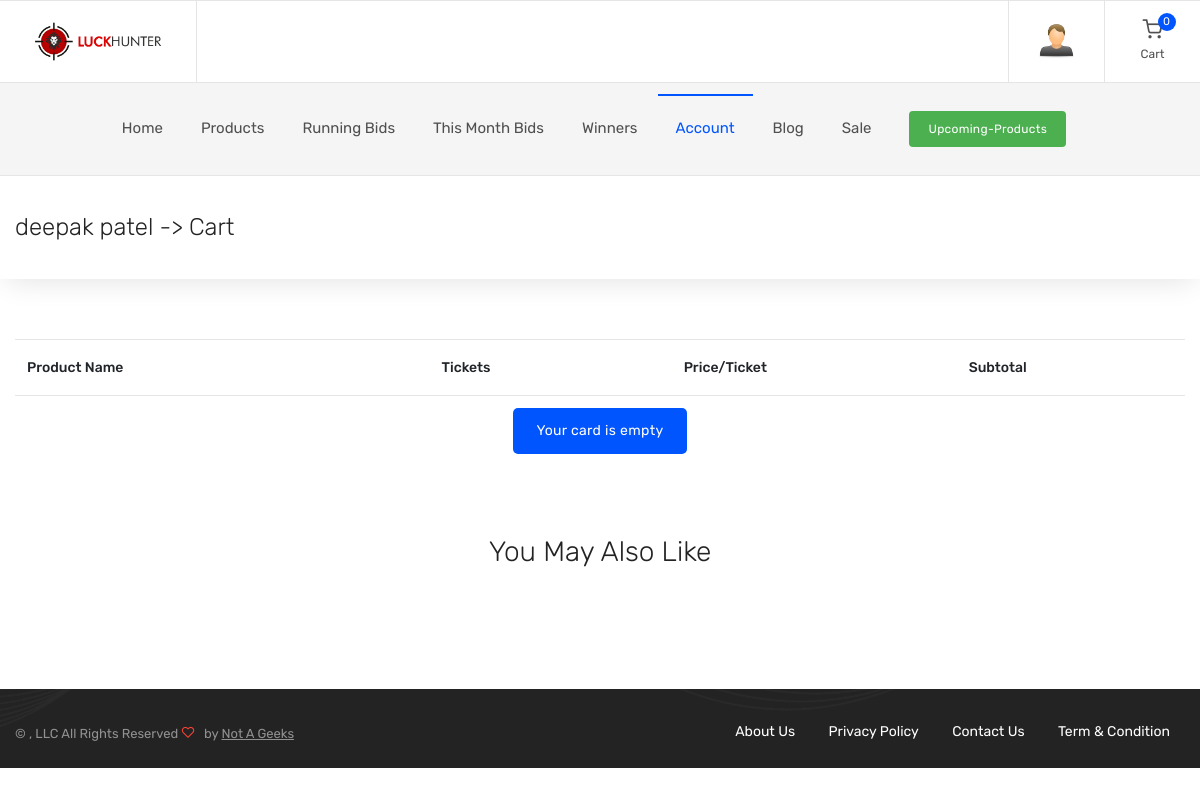
The app's page /user/orders/my-card (signed in) with its own data.
### accounts/models.py (models this page shows, shortened)
class LsUser(models.Model):
    my_refrral_code = models.CharField(max_length=120, blank=True)
    user = models.OneToOneField(User, on_delete=models.SET_NULL, null=True, blank=True)
    name = models.CharField(max_length=120, null=True, blank=True)
    Image  = models.FileField(upload_to="user_imsge/%Y/%m/%d",null=True,blank=True)
    UserImage  = models.CharField(max_length=500, null=True, blank=True)
    DOJ  = models.DateField(default=django.utils.timezone.now)
    status = models.BooleanField(default=True)
    Mail_status = models.BooleanField(default=False)
    Term_and_condition = models.BooleanField(default=False)
    Contact_no = models.IntegerField()
    User_referral_code = models.CharField(max_length=120, null=True, blank=True)
    Point = models.IntegerField(default=0)
    my_coines = models.IntegerField(default=0)
    class Meta:
        verbose_name_plural = "LS User"

### home/models.py (models this page shows, shortened)
class LsCMSPageContent(models.Model):
    keyword = models.CharField(max_length=120)
    Title = models.CharField(max_length=120)
    Page_Content = models.TextField()
    Create_date = models.DateTimeField(default=django.utils.timezone.now)
    class Meta:
        verbose_name_plural = "Ls CMS Page Content"

### orders/views.py (the view)
# urls.py: path('my-card', views.my_card, name='my_card'),
@login_required(login_url='/do-login-first/')
def my_card(request):
    page_title = "my-card"
    if "user_id" in request.session:
        if LsUser.objects.filter(id=request.session['user_id']).exists():
            get_user_ins = get_object_or_404(LsUser,id=request.session['user_id'])
        get_add_to_card_product =  None
        get_total_amount = 0
        if LsAddToCard.objects.filter(user=get_user_ins).exists():
            get_add_to_card_product = LsAddToCard.objects.filter(user=get_user_ins)
            for item in get_add_to_card_product:
                get_total_amount +=item.Product.Price_pr_ticket
        get_similar_product = None
        if LsProduct.objects.filter(Status=True).filter(Ticket_booking_start__lte=datetime.today()).filter(winner_status=False).exists():
            get_similar_product = LsProduct.objects.filter(Status=True).filter(Ticket_booking_start__lte=datetime.today()).order_by("Publich_date").filter(winner_status=False)
        return render(request, 'web/account_page/my_card/index.html',
                  {'get_similar_product':get_similar_product, 'get_total_amount':get_total_amount, 'get_add_to_card_product':get_add_to_card_product, 'get_user_ins':get_user_ins,'page_title': page_title,
                   'BASE_URL': settings.BASE_URL})
    else:
        return redirect(settings.BASE_URL)

### home/views.py (called while the page is built, shortened)
@register.filter(name='get_user_image')
def get_user_image(user_id):
    user_image = f"{settings.BASE_URL}static/web/img/account/user-ava.jpg"
    name = "user"
    return str(user_image)

@register.filter(name='get_page_link')
def get_page_link(dummt_data):
    get_all_page = LsCMSPageContent.objects.all()
    return render_to_string('web/footer/page_link.html',{"get_all_page":get_all_page,'BASE_URL':settings.BASE_URL})

### luckhunter/context_processors.py (called while the page is built)
def product_placeholder(request):
    value = os.environ.get(
        'PRODUCT_PLACEHOLDER_IMAGE_URL',
        'static/product_placeholder/placeholder.png',
    )
    if value.startswith(('http://', 'https://', '/')):
        url = value
    else:
        url = static(value.split('static/', 1)[-1])
    return {'PRODUCT_PLACEHOLDER_IMAGE_URL': url}

### template/web/account_page/my_card/index.html (shortened to what this page needs)
{% extends 'web/base_template.html' %}
{% block content %}
{% load static %}
    <div class="page-title">
      <div class="container">
        <div class="column">
          <h1>{{get_user_ins.name}} -> Cart</h1>
        </div>
        <div class="column">
        </div>
      </div>
    </div>
    <div class="container padding-bottom-3x mb-1">
      <div class="table-responsive shopping-cart">
        <table class="table">
          <thead>
            <tr>
              <th>Product Name</th>
              <th class="text-center">Tickets</th>
              <th class="text-center">Price/Ticket</th>
              <th class="text-center">Subtotal</th>
              <th class="text-center">
              </th>
            </tr>
          </thead>
          <tbody>
            {% if get_add_to_card_product %}
            {% for item in get_add_to_card_product %}
          <tr>
              <td>
                <div class="product-item"><a class="product-thumb" href="{{BASE_URL}}product/{{item.Product.slug}}/{{item.Product.Product_id}}">
		   {% if item.Product.Image %}
		<img src='{{item.Product.Image.url}}' onerror="this.onerror=null;this.src='{{ PRODUCT_PLACEHOLDER_IMAGE_URL }}';" alt="{{item.Product.Product_name}}">
		        {% else %}
		<img src='{% static "web/img/account/user-ava.jpg" %}'  alt="{{item.Product.Product_name}}">
		        {% endif %}
                 </a>
                  <div class="product-info">
                    <h4 class="product-title">
                      <a href="{{BASE_URL}}product/{{item.Product.slug}}/{{item.Product.Product_id}}">
                    {{item.Product.Product_name}}
                    </a>
                  </h4>
                  </div>
                </div>
              </td>
              <td class="text-center">
                <button type="button " data-ticket_no="1" class="btn btn-primary btn-sm set_ticket_select click_to_select">{{item.Ticket_no}}</button>
              </td>
              <td class="text-center text-lg">Rs. {{item.Product.Price_pr_ticket}}</td>
              <td class="text-center text-lg">Rs. {{item.Product.Price_pr_ticket}}</td>
              <td class="text-center"><a class="remove-from-cart" href="javascript:;" data-toggle="tooltip" title="Remove item" onclick="remove_product('{{BASE_URL}}user/orders/remove-product/{{item.id}}','Do you want to remove this product ?','Product removed from add to card.','Product not removed.');"><i class="icon-x"></i></a></td>
            </tr>
            {% endfor %}
             {% else %}
             <tr>
               <td class="text-center" colspan="5">
                <a href="{{BASE_URL}}"><button type="button " class="btn btn-primary" >Your card is empty</button></a>
              </td>
             </tr>
            {% endif %}
          </tbody>
        </table>
      </div>
      <h3 class="text-center padding-top-2x mt-2 padding-bottom-1x">You May Also Like</h3>
    </div>
{% endblock %}

### template/web/footer/page_link.html
{% if get_all_page %}
 {% for item in get_all_page %}
 <li><a href="{{BASE_URL}}page/{{item.keyword}}">{{item.Title}}</a></li>
 {% endfor %}
{% endif %}

### template/web/base_template.html (style rules this page uses)
.footer-menu li { list-style: none; display: inline-block; padding: 5px; }
.footer-menu li a { list-style: none; display: block; color: #fff; text-decoration: none; padding: 0px 10px; }

### records on screen
LsUser: name "deepak patel"
LsCMSPageContent: Title "About Us"
LsCMSPageContent: Title "Privacy Policy"
LsCMSPageContent: Title "Contact Us"
LsCMSPageContent: Title "Term & Condition"
